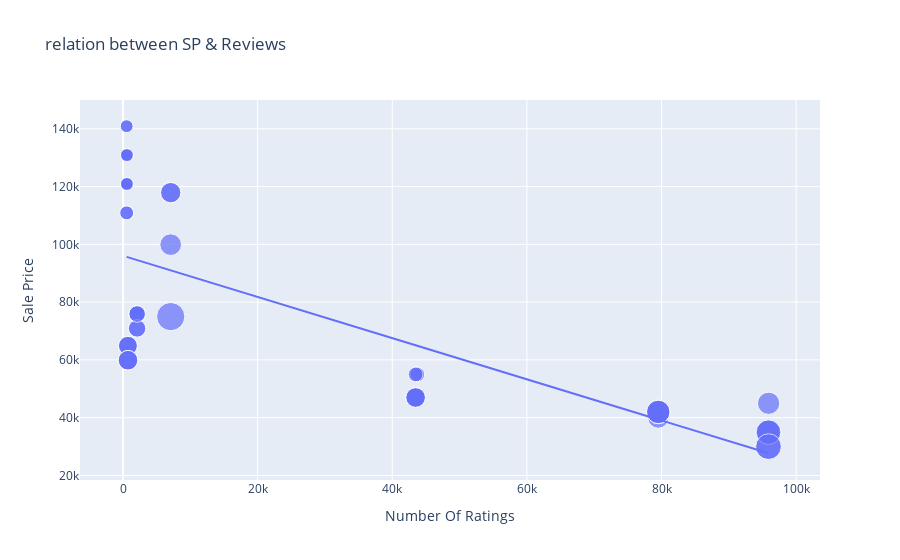

Notebook source saved alongside this figure:
### Code cell
figure = px.scatter(data_frame = data,x="Number Of Ratings", y="Sale Price", size= "Discount Percentage",
                      trendline= "ols", title ="relation between SP & Reviews")
figure.show()
